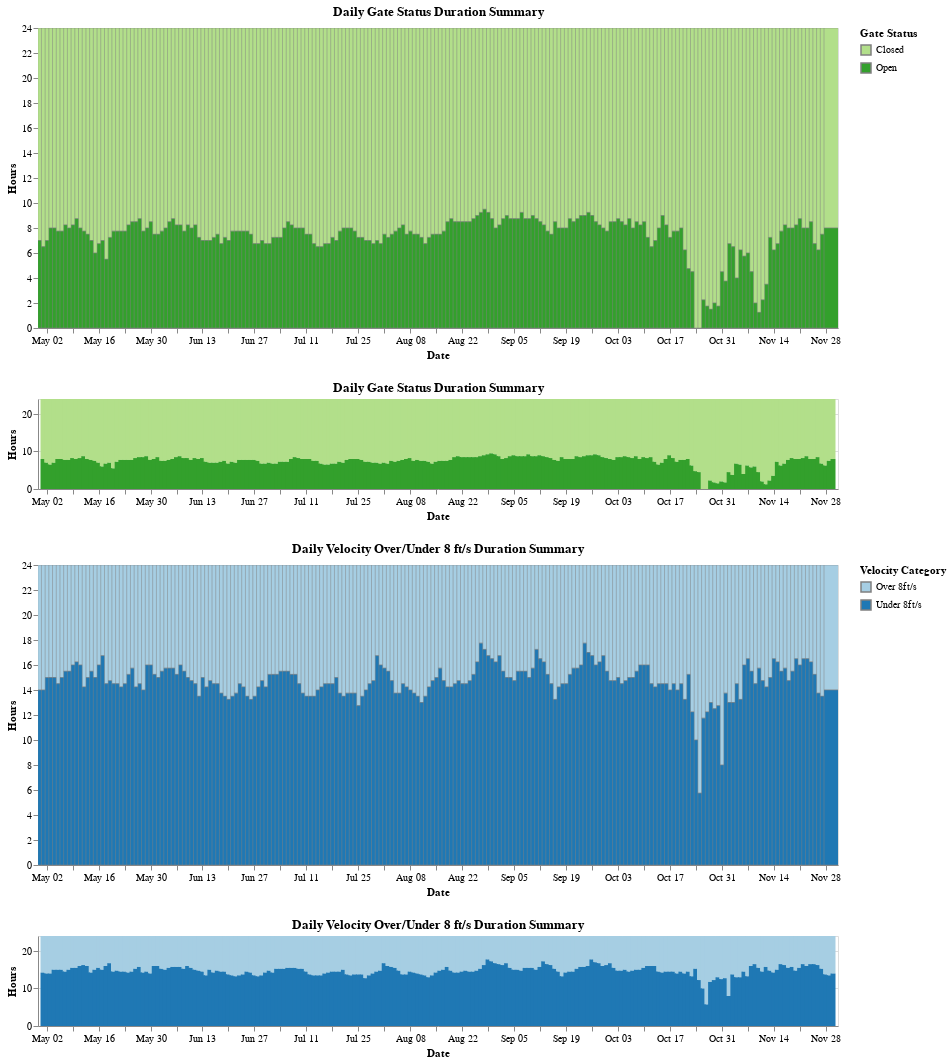

Notebook code for this chart:
### Code cell
# Define a colorblind-friendly palette
# Defined using: https://colorbrewer2.org/#type=qualitative&scheme=Paired&n=4
color_palette = {
    "Velocity_Category": {"Over 8ft/s": "#a6cee3", "Under 8ft/s": "#1f78b4"},  # Blues
    "DGL": {"Closed": "#b2df8a", "Open": "#33a02c"}  # Greens
}

# Shared brush for interaction
brush = alt.selection_interval(encodings=['x'], mark=alt.BrushConfig(stroke="cyan", strokeOpacity=1))

# Velocity Bar Chart
base_vel = alt.Chart(summary_stats_vel, width=800, height=300).mark_bar().encode(
    x=alt.X("date:T", title="Date"),
    y=alt.Y("total_velocity_duration:Q", title="Hours"),
    color=alt.condition(
        brush,
        alt.Color(
            'Velocity_Category:N',
            title="Velocity Category",
            scale=alt.Scale(
                domain=list(color_palette["Velocity_Category"].keys()),
                range=list(color_palette["Velocity_Category"].values())
            )
        ),
        alt.value('lightgray')  # Gray for unselected
    ),
    tooltip=["date:T", "Velocity_Category:N", "total_velocity_duration:Q"]
).properties(
    title="Daily Velocity Over/Under 8 ft/s Duration Summary"
)

upper_vel = base_vel.mark_bar(width=alt.RelativeBandSize(0.7), stroke='grey', strokeWidth=0.5).encode(
    x=alt.X('date:T', title="Date").scale(domain=brush)
)

lower_vel = base_vel.properties(
    height=90
).add_params(brush)

vel_bar_chart = upper_vel & lower_vel

# Gate Bar Chart
base_gate = alt.Chart(summary_stats_dgl, width=800, height=300).mark_bar().encode(
    x=alt.X("date:T", title="Date"),
    y=alt.Y("total_gate_duration:Q", title="Hours"),
    color=alt.condition(
        brush,
        alt.Color(
            'DGL:N',
            title="Gate Status",
            scale=alt.Scale(
                domain=list(color_palette["DGL"].keys()),
                range=list(color_palette["DGL"].values())
            )
        ),
        alt.value('lightgray')  # Gray for unselected
    ),
    tooltip=["date:T", "DGL:N", "total_gate_duration:Q"]
).properties(
    title="Daily Gate Status Duration Summary"
)

upper_gate = base_gate.mark_bar(width=alt.RelativeBandSize(0.7), stroke='grey', strokeWidth=0.5).encode(
    x=alt.X('date:T', title="Date").scale(domain=brush)
)

lower_gate = base_gate.properties(
    height=90
).add_params(brush)

gate_bar_chart = upper_gate & lower_gate

# Combine the gate and velocity charts
combined_bar_charts = alt.vconcat(
    gate_bar_chart,
    vel_bar_chart
).resolve_scale(color='independent')

combined_bar_charts

### Figure 1 — Vega-Lite specification as saved in the notebook (floating-point values rounded to 4 significant figures; data arrays with more than 128 entries replaced by an {"elided": "..."} marker saying what was removed)
{"config": {"view": {"continuousWidth": 300, "continuousHeight": 300}}, "vconcat": [{"vconcat": [{"mark": {"type": "bar", "stroke": "grey", "strokeWidth": 0.5, "width": {"band": 0.7}}, "encoding": {"color": {"condition": {"param": "param_41", "field": "DGL", "scale": {"domain": ["Closed", "Open"], "range": ["#b2df8a", "#33a02c"]}, "title": "Gate Status", "type": "nominal"}, "value": "lightgray"}, "tooltip": [{"field": "date", "type": "temporal"}, {"field": "DGL", "type": "nominal"}, {"field": "total_gate_duration", "type": "quantitative"}], "x": {"field": "date", "scale": {"domain": {"param": "param_41"}}, "title": "Date", "type": "temporal"}, "y": {"field": "total_gate_duration", "title": "Hours", "type": "quantitative"}}, "height": 300, "title": "Daily Gate Status Duration Summary", "width": 800}, {"mark": {"type": "bar"}, "encoding": {"color": {"condition": {"param": "param_41", "field": "DGL", "scale": {"domain": ["Closed", "Open"], "range": ["#b2df8a", "#33a02c"]}, "title": "Gate Status", "type": "nominal"}, "value": "lightgray"}, "tooltip": [{"field": "date", "type": "temporal"}, {"field": "DGL", "type": "nominal"}, {"field": "total_gate_duration", "type": "quantitative"}], "x": {"field": "date", "title": "Date", "type": "temporal"}, "y": {"field": "total_gate_duration", "title": "Hours", "type": "quantitative"}}, "height": 90, "name": "view_66", "title": "Daily Gate Status Duration Summary", "width": 800}], "data": {"name": "data-a9bd658d1623ccbbff014a6d292941da"}}, {"vconcat": [{"mark": {"type": "bar", "stroke": "grey", "strokeWidth": 0.5, "width": {"band": 0.7}}, "encoding": {"color": {"condition": {"param": "param_41", "field": "Velocity_Category", "scale": {"domain": ["Over 8ft/s", "Under 8ft/s"], "range": ["#a6cee3", "#1f78b4"]}, "title": "Velocity Category", "type": "nominal"}, "value": "lightgray"}, "tooltip": [{"field": "date", "type": "temporal"}, {"field": "Velocity_Category", "type": "nominal"}, {"field": "total_velocity_duration", "type": "quantitative"}], "x": {"field": "date", "scale": {"domain": {"param": "param_41"}}, "title": "Date", "type": "temporal"}, "y": {"field": "total_velocity_duration", "title": "Hours", "type": "quantitative"}}, "height": 300, "title": "Daily Velocity Over/Under 8 ft/s Duration Summary", "width": 800}, {"mark": {"type": "bar"}, "encoding": {"color": {"condition": {"param": "param_41", "field": "Velocity_Category", "scale": {"domain": ["Over 8ft/s", "Under 8ft/s"], "range": ["#a6cee3", "#1f78b4"]}, "title": "Velocity Category", "type": "nominal"}, "value": "lightgray"}, "tooltip": [{"field": "date", "type": "temporal"}, {"field": "Velocity_Category", "type": "nominal"}, {"field": "total_velocity_duration", "type": "quantitative"}], "x": {"field": "date", "title": "Date", "type": "temporal"}, "y": {"field": "total_velocity_duration", "title": "Hours", "type": "quantitative"}}, "height": 90, "name": "view_65", "title": "Daily Velocity Over/Under 8 ft/s Duration Summary", "width": 800}], "data": {"name": "data-f2759486f9d9eb55c01872c027d5377f"}}], "params": [{"name": "param_41", "select": {"type": "interval", "encodings": ["x"], "mark": {"stroke": "cyan", "strokeOpacity": 1}}, "views": ["view_66", "view_65"]}], "resolve": {"scale": {"color": "independent"}}, "$schema": "https://vega.github.io/schema/vega-lite/v5.20.1.json", "datasets": {"data-a9bd658d1623ccbbff014a6d292941da": {"elided": "426 records"}, "data-f2759486f9d9eb55c01872c027d5377f": {"elided": "428 records"}}}
